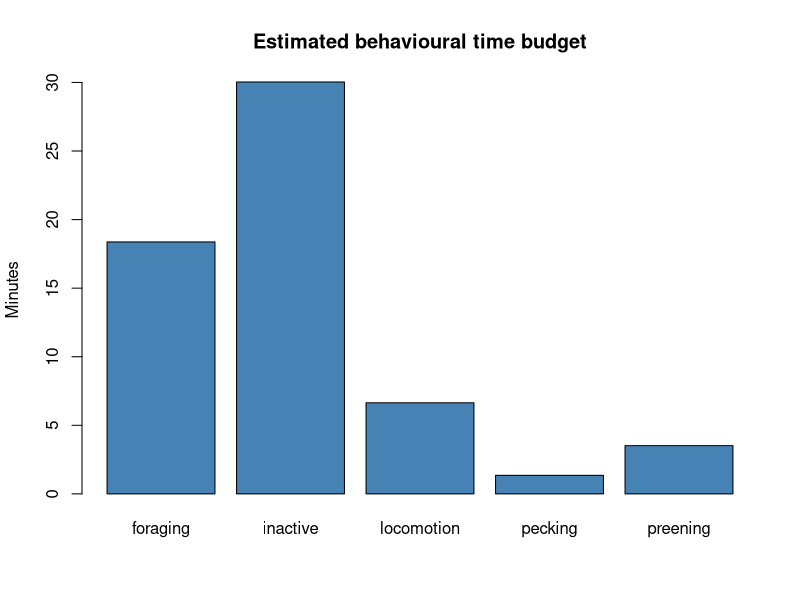

Here is the R script that generated this plot:
###############################################################
# REALISTIC CHICKEN POSE SIMULATION WITH BEHAVIOUR BLOCKS
# -------------------------------------------------------------
# This script simulates chicken movements with realistic
# trajectories for the neck (body), head, and tail.
# Features are computed for behaviour classification.
# Random Forest classifier predicts behaviour for each frame.
###############################################################

library(dplyr)    # for data manipulation
library(zoo)      # for rolling windows and smoothing
library(randomForest) # for behaviour classification

set.seed(123)     # for reproducibility

###############################################################
# 1. VIDEO PARAMETERS
###############################################################

fps <- 10                     # frames per second
video_seconds <- 3600          # duration of video in seconds
n_frames <- fps * video_seconds # total number of frames
time <- 1:n_frames             # frame index

# We simulate a one-hour video at 10 fps, which gives 36,000 frames.

###############################################################
# 2. BEHAVIOURAL STATES
###############################################################

states <- c("inactive","locomotion","foraging","pecking","preening")
# Minimum duration of each behaviour block in frames
min_duration <- c(inactive=30, locomotion=20, foraging=25, pecking=5, preening=15)

# This ensures that each behaviour lasts at least the minimum number of frames
# making the simulated sequence realistic.

###############################################################
# 3. MARKOV TRANSITION MATRIX
###############################################################

# Rows = current state, Columns = next state
# Values represent probabilities of changing from current to next behaviour.
transition_matrix <- matrix(
  c(
    0.6, 0.2, 0.1, 0.05, 0.05,  # inactive
    0.2, 0.2, 0.4, 0.1, 0.1,    # locomotion
    0.3, 0.1, 0.4, 0.1, 0.1,    # foraging
    0.2, 0.2, 0.2, 0.3, 0.1,    # pecking
    0.3, 0.1, 0.2, 0.1, 0.3     # preening
  ),
  nrow = 5, byrow = TRUE,
  dimnames = list(states, states)
)

# These probabilities encode realistic behaviour transitions.
# For example, inactive often stays inactive (0.6), but can start moving.

###############################################################
# 4. SIMULATE BEHAVIOURAL SEQUENCE WITH MINIMUM BLOCK DURATIONS
###############################################################

state_sequence <- c()
current_state <- sample(states,1) # start with a random behaviour

while(length(state_sequence) < n_frames){
  
  # Determine minimum duration for this behaviour
  dur_min <- min_duration[current_state]
  
  # Random block length: min_duration + small random variability
  block_duration <- round(dur_min + rexp(1, rate=1/(dur_min*2)))
  
  # Append repeated states for the block
  state_sequence <- c(state_sequence, rep(current_state, block_duration))
  
  # Stop if exceeding total frames
  if(length(state_sequence) >= n_frames) break
  
  # Pick next behaviour according to Markov transition probabilities
  row_idx <- which(states == current_state)
  next_state <- sample(states,1,prob=transition_matrix[row_idx,])
  
  # Update current behaviour
  current_state <- next_state
}

# Truncate to exact number of frames
state_sequence <- state_sequence[1:n_frames]

# At this point, we have a realistic behavioural timeline.

###############################################################
# 5. SIMULATE NECK (BODY) TRAJECTORY – SMOOTH MOVEMENT
###############################################################

# Neck is considered the body center. 
# We generate a smooth path using cumulative sum of small random steps
# and apply a spline interpolation for realistic motion.

# Base random walk
dx <- rnorm(n_frames, 0, 0.01)
dy <- rnorm(n_frames, 0, 0.01)
neck_x <- cumsum(dx)
neck_y <- cumsum(dy)

# For locomotion frames, increase step size to simulate walking
locomotion_idx <- which(state_sequence=="locomotion")
neck_x[locomotion_idx] <- cumsum(rnorm(length(locomotion_idx), 0, 0.05))
neck_y[locomotion_idx] <- cumsum(rnorm(length(locomotion_idx), 0, 0.05))

# Apply spline smoothing to produce continuous smooth trajectories
neck_x <- smooth.spline(1:n_frames, neck_x, spar=0.6)$y
neck_y <- smooth.spline(1:n_frames, neck_y, spar=0.6)$y

###############################################################
# 6. SIMULATE TAIL POSITION
###############################################################

# Tail is positioned a fixed distance behind the neck along the body axis
# Slight random noise is added to simulate natural sway.

body_length <- 0.3
tail_x <- neck_x - body_length + rnorm(n_frames,0,0.005)
tail_y <- neck_y + rnorm(n_frames,0,0.005)

###############################################################
# 7. SIMULATE HEAD POSITION
###############################################################

# Head is in front of neck by default.
# We add behaviour-specific offsets to simulate characteristic movements
# and smooth the trajectory with splines for natural appearance.

head_x <- neck_x + 0.15 + rnorm(n_frames,0,0.01)
head_y <- neck_y + 0.02 + rnorm(n_frames,0,0.01)

# Pecking: head goes downward
peck_idx <- which(state_sequence=="pecking")
head_y[peck_idx] <- neck_y[peck_idx] - abs(rnorm(length(peck_idx), 0.05,0.01))

# Preening: head goes backward
preen_idx <- which(state_sequence=="preening")
head_x[preen_idx] <- neck_x[preen_idx] - abs(rnorm(length(preen_idx),0.1,0.01))

# Smooth head positions
head_x <- smooth.spline(1:n_frames, head_x, spar=0.6)$y
head_y <- smooth.spline(1:n_frames, head_y, spar=0.6)$y

###############################################################
# 8. CREATE DATA FRAME
###############################################################

data <- data.frame(
  frame = time,
  state = state_sequence,
  tail_x, tail_y,
  neck_x, neck_y,
  head_x, head_y
)

###############################################################
# 9. TEMPORAL SMOOTHING (ADDITIONAL)
###############################################################

# Additional rolling mean smoothing to reduce jitter
smooth_roll <- function(x, k=5){ rollmean(x, k, fill="extend") }
data <- data %>%
  mutate(
    neck_x = smooth_roll(neck_x),
    neck_y = smooth_roll(neck_y),
    head_x = smooth_roll(head_x),
    head_y = smooth_roll(head_y)
  )

###############################################################
# 10. BODY AND HEAD VECTORS
###############################################################

data <- data %>%
  mutate(
    body_dx = neck_x - tail_x,   # body vector x-component
    body_dy = neck_y - tail_y,   # body vector y-component
    head_dx = head_x - neck_x,   # head vector x-component
    head_dy = head_y - neck_y    # head vector y-component
  )

###############################################################
# 11. BODY LENGTH NORMALISATION
###############################################################

data <- data %>%
  mutate(
    body_length = sqrt(body_dx^2 + body_dy^2),
    head_length = sqrt(head_dx^2 + head_dy^2)
  )

###############################################################
# 12. PARALLEL AND PERPENDICULAR HEAD COMPONENTS
###############################################################

# The goal here is to describe how the head moves relative to the body.
# We decompose the head movement into two directions:
# 1) Parallel to the body (forward/backward)
# 2) Perpendicular to the body (sideways)

# ----------------------------
# Parallel component:
# ----------------------------
# Formula: projection of the head vector onto the body vector
# (dot product of head vector and body vector) / body length
# - head_dx, head_dy: head vector (neck -> head)
# - body_dx, body_dy: body vector (tail -> neck)
# - body_length: magnitude of the body vector
# Result: scalar value that measures how much the head moves along the body axis
# - Positive: head moves forward along body direction
# - Negative: head moves backward (toward the tail)
data$parallel <- (data$head_dx*data$body_dx + data$head_dy*data$body_dy) / data$body_length

# ----------------------------
# Perpendicular component:
# ----------------------------
# Formula: projection of the head vector onto the perpendicular axis to the body
# (cross product-like computation) / body length
# Measures sideways movement of the head relative to the body
# - Positive: head moves to one side
# - Negative: head moves to the other side
# This helps detect sideways or diagonal movements (e.g., head turning, exploration)
data$perpendicular <- (data$head_dx*(-data$body_dy) + data$head_dy*data$body_dx) / data$body_length

###############################################################
# 13. VELOCITY AND ACCELERATION
###############################################################

# Velocity of the body (neck)
# -------------------------------
# diff(data$neck_x) calculates the difference in X position between consecutive frames
# diff(data$neck_y) does the same for Y position
# We add a 0 at the beginning (c(0, ...)) to keep vector lengths consistent
# sqrt(dx^2 + dy^2) gives the Euclidean distance moved between frames
# Result: vel_body = speed of the neck (body) at each frame
data$vel_body <- sqrt(diff(c(0,data$neck_x))^2 + diff(c(0,data$neck_y))^2)

# Velocity of the head
# ------------------------
# Same idea but applied to the head position (neck -> head)
# Captures how fast the head moves in each frame
data$vel_head <- sqrt(diff(c(0,data$head_x))^2 + diff(c(0,data$head_y))^2)

# Acceleration of the head
# -----------------------------
# diff(data$vel_head) calculates how much the head speed changes from frame to frame
# Adding c(0, ...) ensures the vector has the same length as number of frames
# High acceleration values indicate quick head movements (like pecking)
data$acc_head <- c(0,diff(data$vel_head))


###############################################################
# 14. TEMPORAL CONTEXT FEATURES (ROLLING WINDOWS)
###############################################################

# Total body movement over short window (~2 seconds)
# rollapply calculates a rolling sum over the last 20 frames
# This gives a measure of how much the body has moved recently.
# Useful to distinguish between stillness and locomotion.
data$dist_body_20 <- rollapply(data$vel_body, 20, sum, fill=NA) # last ~2s

# Total body movement over a longer window (~5 seconds)
# Similar to above but over 50 frames. This captures longer-term trends.
# Helps detect slow behaviours like foraging, where the body moves slowly but continuously.
data$dist_body_50 <- rollapply(data$vel_body, 50, sum, fill=NA) # last ~5s

# Head-body angle variance over short window
# atan2 computes the angle of a vector (head or body) in radians
# By subtracting body angle from head angle, we get the head’s angle relative to the body
# rollapply with var calculates how variable this angle has been in the last 20 frames
# High variance: rapid head movement (pecking)
# Low variance: head mostly still relative to body (preening, inactive)
angle <- atan2(data$head_dy, data$head_dx) - atan2(data$body_dy, data$body_dx)
data$angle_var <- rollapply(angle, 20, var, fill=NA)

# Ratio of head speed to body speed
# Compares how much the head moves relative to the body
# - High ratio: head moves faster than body (pecking, preening)
# - Low ratio: head moves along with body (locomotion, inactivity)
# Adding 1e-6 to denominator avoids division by zero
data$ratio_head_body <- data$vel_head / (data$vel_body + 1e-6)


#++++++++++++++++++++++++++++++
#  Save the full simulated data (positions + behaviours)
write.csv(data, "chicken_simulated_data_full.csv", row.names = FALSE)
#++++++++++++++++++++++++++++++
#+
###############################################################
# 15. FEATURE MATRIX
###############################################################

features <- data %>%
  select(
    vel_body, dist_body_20, dist_body_50,
    parallel, perpendicular, angle_var,
    acc_head, head_length, vel_head, ratio_head_body
  )

###############################################################
# 16. NORMALIZE FEATURES
###############################################################

features_scaled <- scale(features) # z-score normalization
dataset <- data.frame(features_scaled, state=data$state)
dataset <- na.omit(dataset)

#+++++++++++++++++++++++++++++
# Save the feature dataset used for classification
write.csv(dataset, "chicken_features_for_classification.csv", row.names = FALSE)
#+++++++++++++++++++++++++++++


###############################################################
# 17. TRAIN RANDOM FOREST CLASSIFIER (CORRECTED)
###############################################################

# Convert the response variable 'state' to a factor
# Explanation:
# - Random Forest in R automatically chooses regression if the response is numeric
# - If 'state' is a character vector, RF can misinterpret it
# - Converting to factor ensures that RF performs classification instead of regression
dataset$state <- as.factor(dataset$state)

# Train the Random Forest classifier
# - state ~ . : predict 'state' using all other columns as features
# - ntree = 300 : build 300 decision trees for better stability
model <- randomForest(state ~ ., data = dataset, ntree = 300)

###############################################################
# 18. PREDICT BEHAVIOURS
###############################################################

# Predict behaviour for each frame using the trained model
predicted <- predict(model, dataset)

###############################################################
# 19. TIME SPENT IN EACH BEHAVIOUR
###############################################################

# Count frames per predicted behaviour
frame_counts <- table(predicted)

# Convert to minutes (frames / fps / 60)
minutes_per_behaviour <- frame_counts / fps / 60

# Display time budget per behaviour
print(minutes_per_behaviour)

###############################################################
# 20. VISUALIZE RESULTS
###############################################################

# Save the plot as a PNG file
png(filename = "behaviour_time_budget.png", width = 800, height = 600)
barplot(minutes_per_behaviour,
        col = "steelblue",
        ylab = "Minutes",
        main = "Estimated behavioural time budget")
dev.off() # close the graphics device
